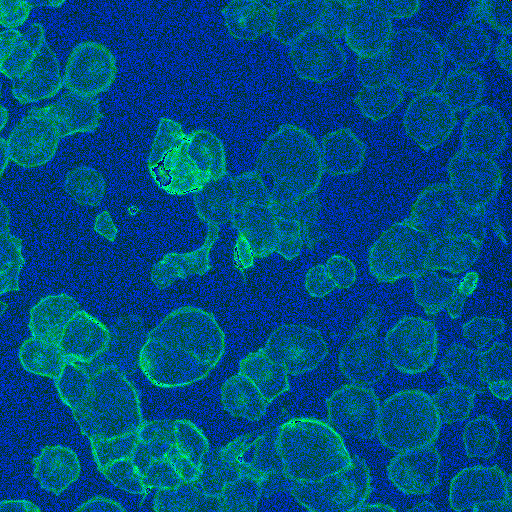
#> input picture homework03/BBBC018_v1_images-fixed/train/00735-actin.DIB.bmp, 512 x 512 px
$ jupyter execute --allow-errors homework03_part1_both.ipynb   (shell and % lines are left out)   (older library calls are emulated)
#> lines starting #> are read from the running program, lines starting #| are printed output that depends on the picture
### homework03/segmentation/utils.py
from torch.utils.data import DataLoader

import albumentations as A
from albumentations.pytorch.transforms import ToTensorV2

from segmentation.data import SegmentationDataset
from segmentation.trainer import setup_trainer
from segmentation.model import SegmentationModel


def train_val_set(transform_train=None, transform_val=None):
    """Returns the train and validation dataset, with optional transformations applied"""

    train_folder_img = 'BBBC018_v1_images-fixed/train'
    train_folder_mask = 'BBBC018_v1_outlines/train'

    val_folder_img = 'BBBC018_v1_images-fixed/val'
    val_folder_mask = 'BBBC018_v1_outlines/val'

    train_set = SegmentationDataset(
        train_folder_img, train_folder_mask, transform_train)
    val_set = SegmentationDataset(
        val_folder_img, val_folder_mask, transform_val)

    return train_set, val_set


# [58 lines left out: functions spatial_aug, color_aug, processing_aug, prepare_data_loaders, not called in this run]

### homework03/homework03_part1_both.ipynb
## Neural networks for segmentation

Your next task is to train neural network to segment cells edges.

Here is an example of input data with corresponding ground truth:

[cell 1]
import scipy as sp
import scipy.misc
import matplotlib.pyplot as plt
import numpy as np
import skimage.io
import skimage

[cell 2]
# Custom imports
from segmentation.utils import *

[cell 3]
# Human HT29 colon-cancer cells
plt.figure(figsize=(10,8))
plt.subplot(1,2,1)
im = skimage.img_as_ubyte(skimage.io.imread('BBBC018_v1_images-fixed/train/00735-actin.DIB.bmp'))
#> im is the input picture: shape (512, 512, 3); mean R, G, B 0, 74.7, 127.4
plt.imshow(im)
plt.subplot(1,2,2)
mask = skimage.img_as_ubyte(skimage.io.imread('BBBC018_v1_outlines/train/00735-cells.png'))
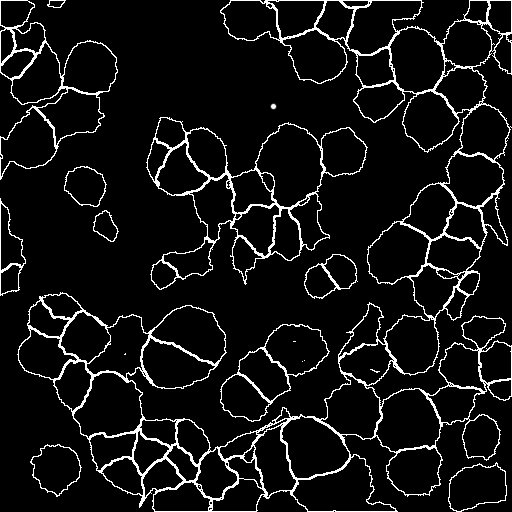
#> input picture homework03/BBBC018_v1_outlines/train/00735-cells.png, 512 x 512 px
#> mask is the input picture: shape (512, 512); min 0, max 255, mean 18.9
plt.imshow(mask, 'gray')
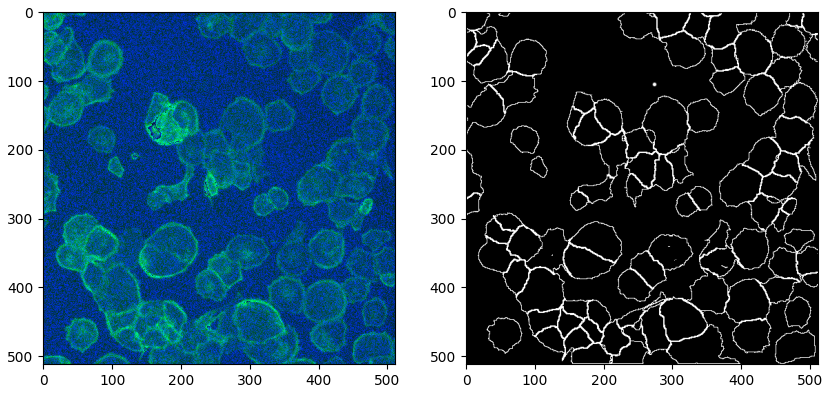
#> figure drawn by matplotlib, 2 panels
